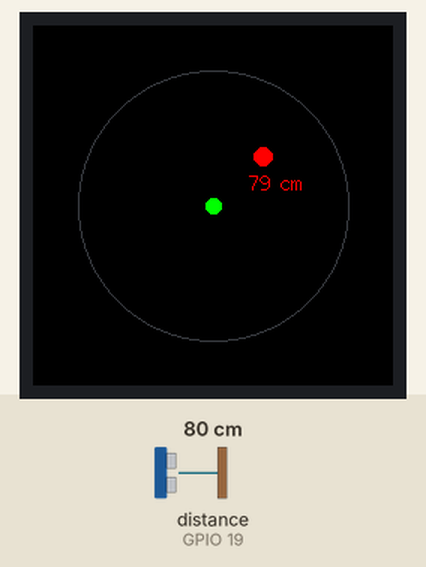
This sketch was run on a simulated ESP32. Parts: 240×240 colour display. Wiring (inferred from the names in the program): ultrasonic range finder: trigger GPIO 5; echo GPIO 19. Inputs (shaded band) come from the test bench; at power-on: distance to the obstacle (sensor on GPIO 19) 80 cm. The echo pulse lasts 58.3 µs per cm.

Above: at 1.3 s.
1.4 s: distance to the obstacle (sensor on GPIO 19) set to 2 cm
At 2.0 s:
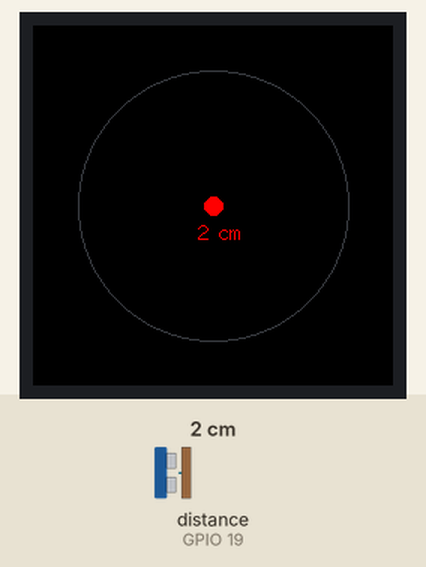
3.1 s: distance to the obstacle (sensor on GPIO 19) set to 4 cm
At 4.1 s:
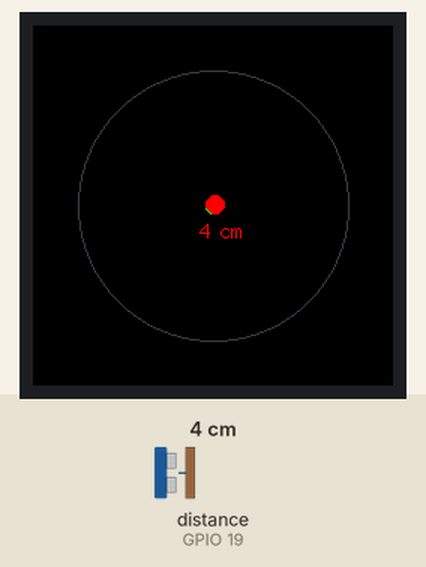
4.9 s: distance to the obstacle (sensor on GPIO 19) set to 9 cm
At 6.2 s:
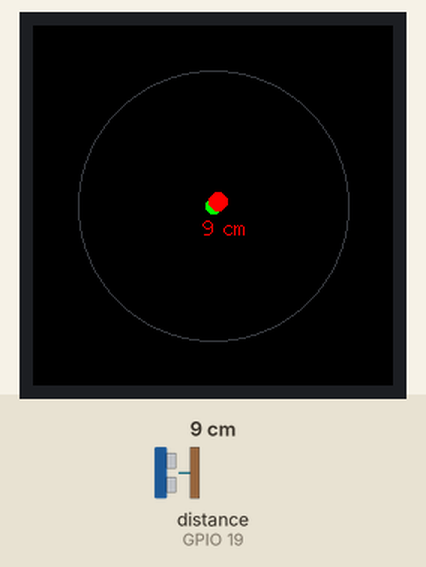
Timing chart, 0 to 7.9 s (numbered marks = the images above; inputs shaded):
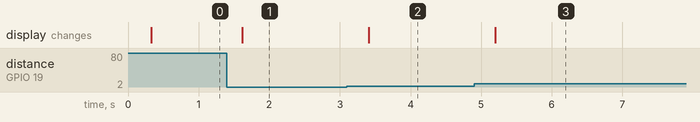

The sketch:

EspFirmwareRadar.ino
```cpp
#include <TFT_eSPI.h>
#include <SPI.h>

#define TRIG_PIN  5
#define ECHO_PIN  19

TFT_eSPI tft = TFT_eSPI();
TFT_eSprite img = TFT_eSprite(&tft);

const int centerX = 120;
const int centerY = 120;
const int maxDistance = 150;
const int maxRadius = 90;

float getDistance() {
  digitalWrite(TRIG_PIN, LOW);
  delayMicroseconds(2);
  digitalWrite(TRIG_PIN, HIGH);
  delayMicroseconds(10);
  digitalWrite(TRIG_PIN, LOW);

  long duration = pulseIn(ECHO_PIN, HIGH, 30000);
  if (duration == 0) return maxDistance;

  float distance = duration * 0.0343 / 2.0;
  return (distance > maxDistance) ? maxDistance : distance;
}

void setup() {
  Serial.begin(115200);
  pinMode(TRIG_PIN, OUTPUT);
  pinMode(ECHO_PIN, INPUT);
  tft.init();
  tft.setRotation(0);
  img.createSprite(240, 240);
}

void loop() {
  float distance = getDistance();

  img.fillSprite(TFT_BLACK);

  img.drawCircle(centerX, centerY, maxRadius, tft.color565(60, 60, 70));

  img.fillCircle(centerX, centerY, 5, TFT_GREEN);

  int mappedDist = map((int)distance, 0, maxDistance, 0, maxRadius);
  int targetX = centerX + (int)(mappedDist * 0.707);
  int targetY = centerY - (int)(mappedDist * 0.707);

  img.fillCircle(targetX, targetY, 6, TFT_RED);

  img.setTextColor(TFT_RED, TFT_BLACK);
  img.drawString(String((int)distance) + " cm", targetX - 10, targetY + 10, 2);

  img.pushSprite(0, 0);
  delay(50);
}
```

Measured:
- after the input at 1.4 s, the display: changes after 0.22 s (image 1)
- after the input at 3.1 s, the display: changes after 0.31 s (image 2)
- after the input at 4.9 s, the display: changes after 0.30 s (image 3)
